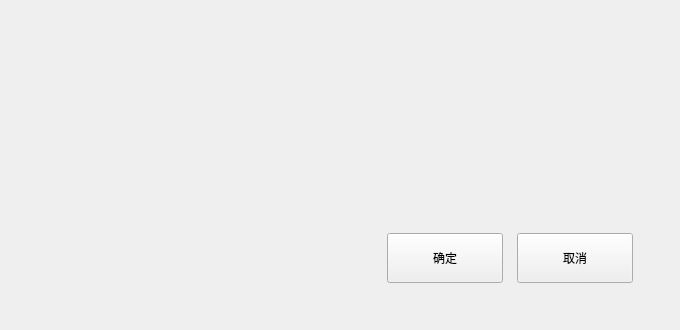
<?xml version="1.0" encoding="UTF-8"?>
<ui version="4.0">
 <class>QSampleDetectDlg</class>
 <widget class="BaseDlg" name="QSampleDetectDlg">
  <property name="geometry">
   <rect>
    <x>0</x>
    <y>0</y>
    <width>680</width>
    <height>330</height>
   </rect>
  </property>
  <property name="windowTitle">
   <string notr="true">QSampleDetectDlg</string>
  </property>
  <widget class="QPushButton" name="save_btn_dlg">
   <property name="geometry">
    <rect>
     <x>387</x>
     <y>233</y>
     <width>116</width>
     <height>50</height>
    </rect>
   </property>
   <property name="styleSheet">
    <string notr="true"/>
   </property>
   <property name="text">
    <string>确定</string>
   </property>
   <property name="buttons" stdset="0">
    <string notr="true">btn_dlg</string>
   </property>
  </widget>
  <widget class="QPushButton" name="cancel_btn">
   <property name="geometry">
    <rect>
     <x>517</x>
     <y>233</y>
     <width>116</width>
     <height>50</height>
    </rect>
   </property>
   <property name="text">
    <string>取消</string>
   </property>
   <property name="buttons" stdset="0">
    <string notr="true">btn_dlg</string>
   </property>
  </widget>
  <widget class="QWidget" name="widget1" native="true">
   <property name="geometry">
    <rect>
     <x>50</x>
     <y>85</y>
     <width>580</width>
     <height>131</height>
    </rect>
   </property>
   <layout class="QVBoxLayout" name="verticalLayout">
    <property name="spacing">
     <number>10</number>
    </property>
    <property name="leftMargin">
     <number>0</number>
    </property>
    <property name="topMargin">
     <number>0</number>
    </property>
    <property name="rightMargin">
     <number>0</number>
    </property>
    <property name="bottomMargin">
     <number>0</number>
    </property>
    <item>
     <layout class="QHBoxLayout" name="horizontalLayout_2">
      <property name="topMargin">
       <number>0</number>
      </property>
      <property name="rightMargin">
       <number>0</number>
      </property>
      <item>
       <widget class="QWidget" name="widget" native="true">
        <property name="minimumSize">
         <size>
          <width>0</width>
          <height>50</height>
         </size>
        </property>
        <layout class="QGridLayout" name="gridLayout">
         <property name="leftMargin">
          <number>0</number>
         </property>
         <property name="topMargin">
          <number>0</number>
         </property>
         <property name="rightMargin">
          <number>0</number>
         </property>
         <property name="bottomMargin">
          <number>0</number>
         </property>
         <property name="horizontalSpacing">
          <number>55</number>
         </property>
         <property name="verticalSpacing">
          <number>0</number>
         </property>
        </layout>
       </widget>
      </item>
      <item>
       <spacer name="horizontalSpacer">
        <property name="orientation">
         <enum>Qt::Horizontal</enum>
        </property>
        <property name="sizeHint" stdset="0">
         <size>
          <width>40</width>
          <height>20</height>
         </size>
        </property>
       </spacer>
      </item>
     </layout>
    </item>
    <item>
     <widget class="QLabel" name="label">
      <property name="minimumSize">
       <size>
        <width>0</width>
        <height>80</height>
       </size>
      </property>
      <property name="maximumSize">
       <size>
        <width>16777215</width>
        <height>80</height>
       </size>
      </property>
      <property name="text">
       <string/>
      </property>
      <property name="alignment">
       <set>Qt::AlignLeading|Qt::AlignLeft|Qt::AlignTop</set>
      </property>
     </widget>
    </item>
    <item>
     <spacer name="verticalSpacer">
      <property name="orientation">
       <enum>Qt::Vertical</enum>
      </property>
      <property name="sizeHint" stdset="0">
       <size>
        <width>20</width>
        <height>40</height>
       </size>
      </property>
     </spacer>
    </item>
   </layout>
  </widget>
 </widget>
 <customwidgets>
  <customwidget>
   <class>BaseDlg</class>
   <extends>QWidget</extends>
   <header>basedlg.h</header>
   <container>1</container>
  </customwidget>
 </customwidgets>
 <resources/>
 <connections>
  <connection>
   <sender>cancel_btn</sender>
   <signal>clicked()</signal>
   <receiver>QSampleDetectDlg</receiver>
   <slot>close()</slot>
   <hints>
    <hint type="sourcelabel">
     <x>608</x>
     <y>407</y>
    </hint>
    <hint type="destinationlabel">
     <x>579</x>
     <y>299</y>
    </hint>
   </hints>
  </connection>
 </connections>
</ui>
